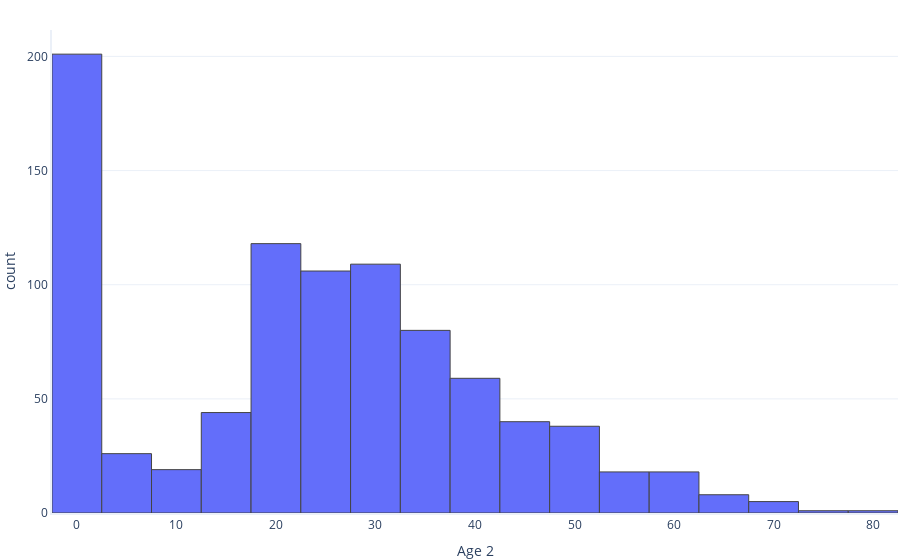

Notebook cell for this chart:
### Markdown cell above
What has happened here? Our analyses have considered the values of 0 to not be 'missing' but rather to be actual ages.

This goes to show that it can be important to time looking at your raw data before debugging analyses. Another fast way to get a feel for a dataset is to graph how it is distributed:

### Code cell
graphing.histogram(dataset, label_x="Age_2")

### Figure 1 — Plotly figure (JSON) as saved in the notebook; plotly's stock layout.template omitted (floating-point values rounded to 4 significant figures; data arrays with more than 128 entries replaced by an {"elided": "..."} marker saying what was removed)
{"data": [{"alignmentgroup": "True", "bingroup": "x", "hovertemplate": "Age 2=%{x}<br>count=%{y}<extra></extra>", "legendgroup": "", "marker": {"color": "#636efa"}, "name": "", "offsetgroup": "", "orientation": "v", "showlegend": false, "type": "histogram", "x": {"elided": "891 float values"}, "xaxis": "x", "yaxis": "y"}], "layout": {"barmode": "relative", "legend": {"tracegroupgap": 0}, "xaxis": {"anchor": "y", "domain": [0, 1], "title": {"text": "Age 2"}}, "yaxis": {"anchor": "x", "domain": [0, 1], "title": {"text": "count"}}}}
